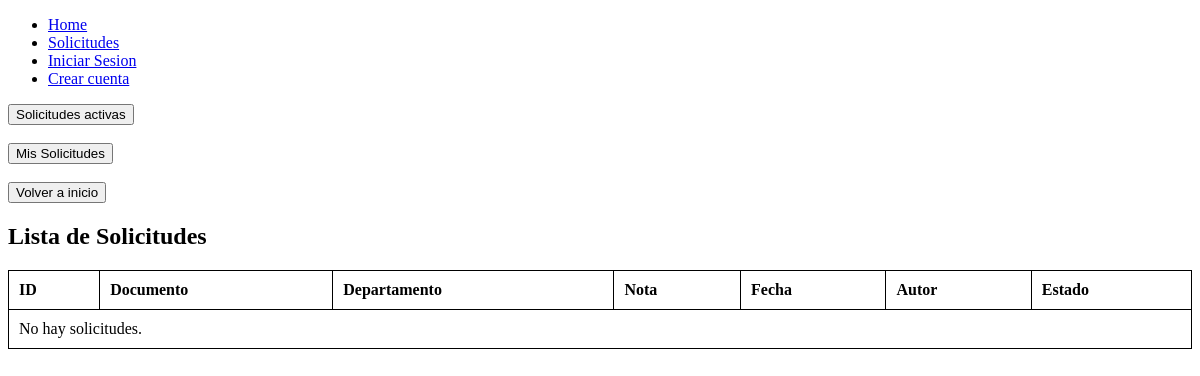
The app's page /solicitudes_existentes/, older data.
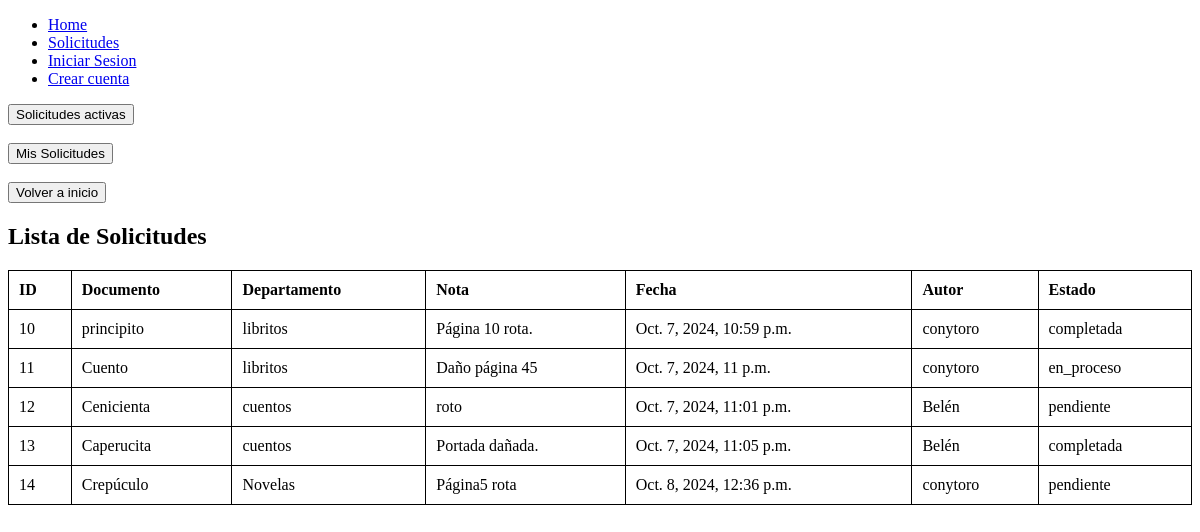
The same page, newer data.
### Cuentas/models.py (models this page shows)
class Solicitudes(models.Model):
    ESTADOS = [
        ('pendiente','Pendiente'),
        ('en_proceso','En proceso'),
        ('completada','Completada'),
        ('rechazada','Rechazada')
    ]
    documento = models.CharField(max_length=100)
    departamento = models.CharField(max_length=60)
    nota = models.TextField(blank=True)
    fecha = models.DateTimeField(auto_now_add=True)
    autor = models.CharField(max_length=60)
    estado = models.CharField(max_length=20, choices=ESTADOS, default='pendiente')

### Cuentas/views.py (the view)
# urls.py: path('solicitudes_existentes/',views.soliexistentes, name='soliexistentes'),
def soliexistentes(request):
    variable = Solicitudes.objects.values() #values. variable es la info.
    return render(request, 'solicitudes_existentes.html', {'contexto': variable})

### Cuentas/templates/solicitudes_existentes.html (shortened to what this page needs)
<!DOCTYPE html>
<html lang="es">
<head>
</head>
<body>
        <ul>
            <li>
                <a href="/Home">Home</a>
            </li>
            <li>
                <a href="/solicitudes">Solicitudes</a>
            </li>
            {% if user.is_authenticated %}
            <li>
                <a href="/cerrar_sesion">Cerrar Sesion</a>
            </li>
            {% else %}
            <li>
                <a href="/iniciar_sesion">Iniciar Sesion</a>
            </li>
            <li>
                <a href="/crear_cuenta">Crear cuenta</a>
            </li>
            {% endif %}
        </ul>
    <a href="{% url 'filtrar_activas' %}?activas=true">
        <button>Solicitudes activas</button>
    </a>
    <br>
    <br>
    <a href="{% url 'filtrar_solicitudes_usuario' %}">
        <button>Mis Solicitudes</button>
    </a>
    <br>
    <br>
    <a href="{% url 'principal' %}">
        <button>Volver a inicio</button>
    </a>
    <h2>Lista de Solicitudes</h2>
    <table>
        <thead>
            <tr>
                <th>ID</th>
                <th>Documento</th>
                <th>Departamento</th>
                <th>Nota</th>
                <th>Fecha</th>
                <th>Autor</th>
                <th>Estado</th>
            </tr>
        </thead>
        <tbody>
            {% for x in contexto %}
                <tr>
                    <td>{{ x.id }}</td>
                    <td>{{ x.documento }}</td>
                    <td>{{ x.departamento }}</td>
                    <td>{{ x.nota }}</td>
                    <td>{{ x.fecha }}</td>
                    <td>{{ x.autor }}</td>
                    <td>{{ x.estado }}</td>
                </tr>
            {% empty %}
                <tr>
                    <td colspan="7">No hay solicitudes.</td>
                </tr>
            {% endfor %}
        </tbody>
    </table>
</body>
</html>

### Cuentas/templates/solicitudes_existentes.html (style rules this page uses)
table { width: 100%; border-collapse: collapse; }
table, th, td { border: 1px solid black; }
th, td { padding: 10px; text-align: left; }

Row changes from the older to the newer data that the page shows:
added Solicitudes: id "10", documento "principito", departamento "libritos", nota "Página 10 rota.", fecha "Oct. 7, 2024, 10:59 p.m.", autor "conytoro", estado "completada"
added Solicitudes: id "11", documento "Cuento", departamento "libritos", nota "Daño página 45", fecha "Oct. 7, 2024, 11 p.m.", autor "conytoro", estado "en_proceso"
added Solicitudes: id "12", documento "Cenicienta", departamento "cuentos", nota "roto", fecha "Oct. 7, 2024, 11:01 p.m.", autor "Belén", estado "pendiente"
added Solicitudes: id "13", documento "Caperucita", departamento "cuentos", nota "Portada dañada.", fecha "Oct. 7, 2024, 11:05 p.m.", autor "Belén", estado "completada"
added Solicitudes: id "14", documento "Crepúculo", departamento "Novelas", nota "Página5 rota", fecha "Oct. 8, 2024, 12:36 p.m.", autor "conytoro", estado "pendiente"
Text that changed along with them:
text no longer shown: "No hay solicitudes."
